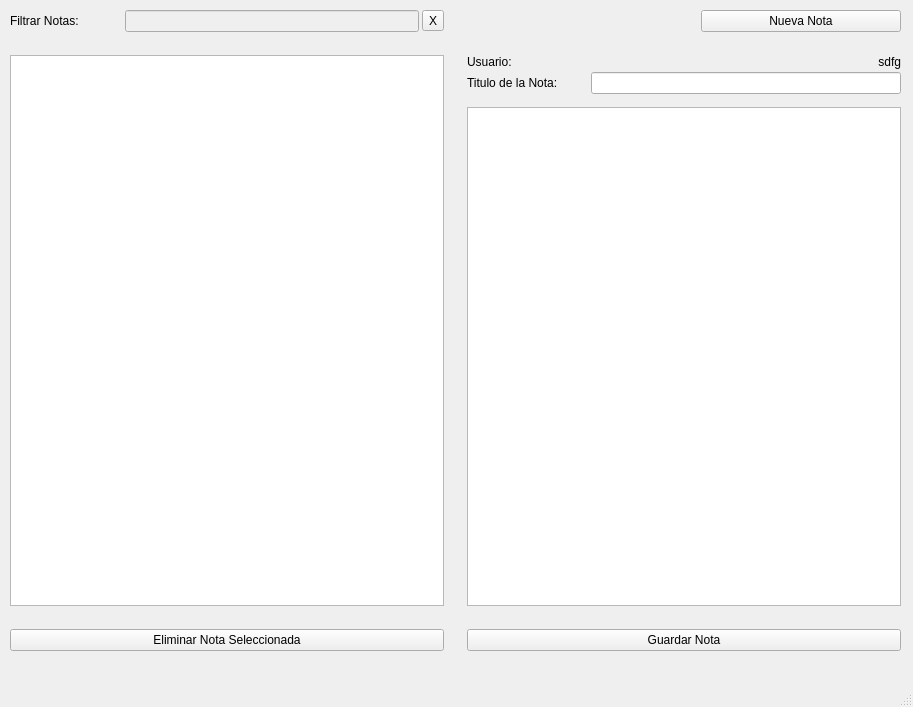
<?xml version="1.0" encoding="UTF-8"?>
<ui version="4.0">
 <class>PyNotes</class>
 <widget class="QMainWindow" name="PyNotes">
  <property name="geometry">
   <rect>
    <x>0</x>
    <y>0</y>
    <width>913</width>
    <height>707</height>
   </rect>
  </property>
  <property name="minimumSize">
   <size>
    <width>913</width>
    <height>707</height>
   </size>
  </property>
  <property name="maximumSize">
   <size>
    <width>913</width>
    <height>707</height>
   </size>
  </property>
  <property name="windowTitle">
   <string>PyNotes!</string>
  </property>
  <widget class="QWidget" name="centralwidget">
   <widget class="QWidget" name="gridLayoutWidget">
    <property name="geometry">
     <rect>
      <x>10</x>
      <y>10</y>
      <width>891</width>
      <height>641</height>
     </rect>
    </property>
    <layout class="QGridLayout" name="gridLayout">
     <property name="sizeConstraint">
      <enum>QLayout::SetNoConstraint</enum>
     </property>
     <property name="spacing">
      <number>3</number>
     </property>
     <item row="2" column="0">
      <spacer name="horizontalSpacer_2">
       <property name="orientation">
        <enum>Qt::Horizontal</enum>
       </property>
       <property name="sizeHint" stdset="0">
        <size>
         <width>40</width>
         <height>20</height>
        </size>
       </property>
      </spacer>
     </item>
     <item row="3" column="0">
      <layout class="QVBoxLayout" name="verticalLayout_2">
       <item>
        <widget class="QListWidget" name="notes_list"/>
       </item>
       <item>
        <spacer name="horizontalSpacer_4">
         <property name="orientation">
          <enum>Qt::Horizontal</enum>
         </property>
         <property name="sizeHint" stdset="0">
          <size>
           <width>40</width>
           <height>20</height>
          </size>
         </property>
        </spacer>
       </item>
       <item>
        <widget class="QPushButton" name="btn_delete">
         <property name="text">
          <string>Eliminar Nota Seleccionada</string>
         </property>
        </widget>
       </item>
      </layout>
     </item>
     <item row="3" column="1">
      <spacer name="verticalSpacer">
       <property name="orientation">
        <enum>Qt::Vertical</enum>
       </property>
       <property name="sizeHint" stdset="0">
        <size>
         <width>20</width>
         <height>40</height>
        </size>
       </property>
      </spacer>
     </item>
     <item row="1" column="0">
      <layout class="QHBoxLayout" name="horizontalLayout_2">
       <item>
        <widget class="QLabel" name="label">
         <property name="text">
          <string>Filtrar Notas: </string>
         </property>
        </widget>
       </item>
       <item>
        <spacer name="horizontalSpacer_6">
         <property name="orientation">
          <enum>Qt::Horizontal</enum>
         </property>
         <property name="sizeType">
          <enum>QSizePolicy::Preferred</enum>
         </property>
         <property name="sizeHint" stdset="0">
          <size>
           <width>40</width>
           <height>20</height>
          </size>
         </property>
        </spacer>
       </item>
       <item>
        <widget class="QLineEdit" name="line_filter">
         <property name="enabled">
          <bool>false</bool>
         </property>
         <property name="toolTip">
          <string>Sin funcionalidad en esta version</string>
         </property>
        </widget>
       </item>
       <item>
        <widget class="QToolButton" name="toolButton_2">
         <property name="text">
          <string>X</string>
         </property>
        </widget>
       </item>
      </layout>
     </item>
     <item row="1" column="2">
      <layout class="QHBoxLayout" name="horizontalLayout_3">
       <item alignment="Qt::AlignRight">
        <widget class="QPushButton" name="btn_new">
         <property name="minimumSize">
          <size>
           <width>200</width>
           <height>0</height>
          </size>
         </property>
         <property name="toolTip">
          <string>&lt;html&gt;&lt;head/&gt;&lt;body&gt;&lt;p&gt;Genera una nueva nota&lt;/p&gt;&lt;/body&gt;&lt;/html&gt;
</string>
         </property>
         <property name="text">
          <string>Nueva Nota</string>
         </property>
        </widget>
       </item>
      </layout>
     </item>
     <item row="3" column="2">
      <layout class="QVBoxLayout" name="verticalLayout">
       <item>
        <layout class="QHBoxLayout" name="horizontalLayout_5">
         <item>
          <widget class="QLabel" name="label_3">
           <property name="minimumSize">
            <size>
             <width>0</width>
             <height>0</height>
            </size>
           </property>
           <property name="maximumSize">
            <size>
             <width>16777215</width>
             <height>16777215</height>
            </size>
           </property>
           <property name="text">
            <string>Usuario: </string>
           </property>
          </widget>
         </item>
         <item>
          <widget class="QLabel" name="username">
           <property name="sizePolicy">
            <sizepolicy hsizetype="Preferred" vsizetype="Preferred">
             <horstretch>0</horstretch>
             <verstretch>0</verstretch>
            </sizepolicy>
           </property>
           <property name="minimumSize">
            <size>
             <width>0</width>
             <height>0</height>
            </size>
           </property>
           <property name="styleSheet">
            <string notr="true"/>
           </property>
           <property name="frameShape">
            <enum>QFrame::NoFrame</enum>
           </property>
           <property name="frameShadow">
            <enum>QFrame::Plain</enum>
           </property>
           <property name="text">
            <string>sdfg</string>
           </property>
           <property name="textFormat">
            <enum>Qt::PlainText</enum>
           </property>
           <property name="scaledContents">
            <bool>false</bool>
           </property>
           <property name="alignment">
            <set>Qt::AlignRight|Qt::AlignTrailing|Qt::AlignVCenter</set>
           </property>
           <property name="margin">
            <number>1</number>
           </property>
           <property name="openExternalLinks">
            <bool>false</bool>
           </property>
          </widget>
         </item>
        </layout>
       </item>
       <item>
        <layout class="QHBoxLayout" name="horizontalLayout_4">
         <item>
          <widget class="QLabel" name="label_2">
           <property name="minimumSize">
            <size>
             <width>111</width>
             <height>0</height>
            </size>
           </property>
           <property name="text">
            <string>Titulo de la Nota: </string>
           </property>
          </widget>
         </item>
         <item alignment="Qt::AlignRight">
          <widget class="QLineEdit" name="note_title">
           <property name="minimumSize">
            <size>
             <width>310</width>
             <height>0</height>
            </size>
           </property>
           <property name="placeholderText">
            <string/>
           </property>
          </widget>
         </item>
        </layout>
       </item>
       <item>
        <spacer name="horizontalSpacer_7">
         <property name="orientation">
          <enum>Qt::Horizontal</enum>
         </property>
         <property name="sizeHint" stdset="0">
          <size>
           <width>40</width>
           <height>10</height>
          </size>
         </property>
        </spacer>
       </item>
       <item>
        <widget class="QPlainTextEdit" name="notes_text"/>
       </item>
       <item>
        <spacer name="horizontalSpacer_3">
         <property name="orientation">
          <enum>Qt::Horizontal</enum>
         </property>
         <property name="sizeHint" stdset="0">
          <size>
           <width>40</width>
           <height>20</height>
          </size>
         </property>
        </spacer>
       </item>
       <item>
        <widget class="QPushButton" name="btn_save">
         <property name="text">
          <string>Guardar Nota</string>
         </property>
        </widget>
       </item>
      </layout>
     </item>
     <item row="2" column="2">
      <spacer name="horizontalSpacer_5">
       <property name="orientation">
        <enum>Qt::Horizontal</enum>
       </property>
       <property name="sizeHint" stdset="0">
        <size>
         <width>40</width>
         <height>15</height>
        </size>
       </property>
      </spacer>
     </item>
    </layout>
   </widget>
  </widget>
  <widget class="QMenuBar" name="menubar">
   <property name="geometry">
    <rect>
     <x>0</x>
     <y>0</y>
     <width>913</width>
     <height>30</height>
    </rect>
   </property>
  </widget>
  <widget class="QStatusBar" name="statusbar"/>
 </widget>
 <resources/>
 <connections>
  <connection>
   <sender>btn_new</sender>
   <signal>clicked()</signal>
   <receiver>note_title</receiver>
   <slot>clear()</slot>
   <hints>
    <hint type="sourcelabel">
     <x>785</x>
     <y>64</y>
    </hint>
    <hint type="destinationlabel">
     <x>783</x>
     <y>142</y>
    </hint>
   </hints>
  </connection>
  <connection>
   <sender>btn_new</sender>
   <signal>clicked()</signal>
   <receiver>notes_text</receiver>
   <slot>clear()</slot>
   <hints>
    <hint type="sourcelabel">
     <x>830</x>
     <y>59</y>
    </hint>
    <hint type="destinationlabel">
     <x>687</x>
     <y>255</y>
    </hint>
   </hints>
  </connection>
  <connection>
   <sender>toolButton_2</sender>
   <signal>clicked()</signal>
   <receiver>line_filter</receiver>
   <slot>clear()</slot>
   <hints>
    <hint type="sourcelabel">
     <x>427</x>
     <y>59</y>
    </hint>
    <hint type="destinationlabel">
     <x>366</x>
     <y>57</y>
    </hint>
   </hints>
  </connection>
 </connections>
</ui>
